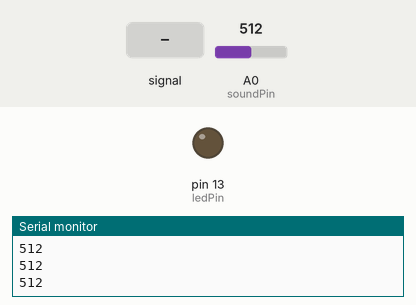
Simulated run of this sketch. Board: Arduino Uno, built with avr-gcc and run on an emulated ATmega328P. On the bench: output pins drawn as LEDs (lit = HIGH), the last lines printed to the serial monitor. The test bench sets the inputs (shaded band); at power-on: A0 (soundPin) = 512.

Above: at 1.2 s.
1.3 s: A0 (soundPin) fed a 200 Hz sine of ±255 counts around its level
At 4.2 s:
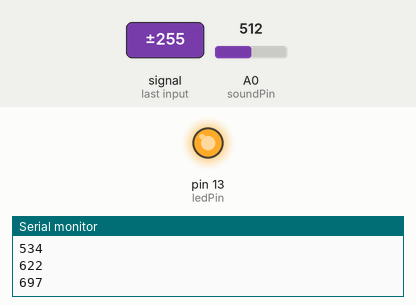
4.3 s: A0 (soundPin) set to 610
5.8 s: A0 (soundPin) set to 586
At 7.1 s:
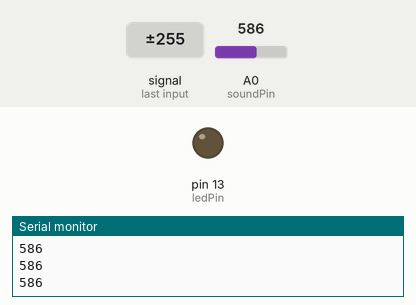
7.4 s: A0 (soundPin) set to 716
At 7.9 s:
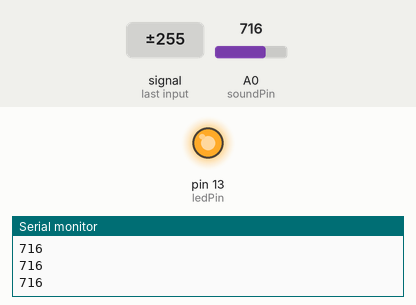
Timing chart, 0 to 9.9 s (numbered marks = the images above; inputs shaded):
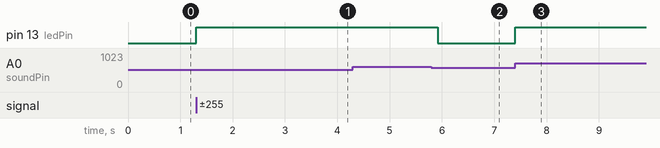

Measured:
- after the input at 1.3 s, pin 13 (ledPin): LOW → HIGH at once
- after the input at 5.8 s, pin 13 (ledPin): HIGH → LOW after 0.12 s
- after the input at 7.4 s, pin 13 (ledPin): LOW → HIGH at once

The sketch:

Sound_Sensor.ino
```cpp
/***************************************************
 * 湖南创乐博智能科技有限公司
name:Rotary Encoder
function:you can see the angular displacement of the rotary encoder printed on Serial Monitor.
When the rotary encoder rotates clockwise, the angular displacement increases; when it does counterclockwise, the value decreases.
Press the switch on the rotary encoder, the value will return to zero.
********************************************************/

const int ledPin = 13; //pin13 built-in led
const int soundPin = A0;  //sound sensor attach to A0

void setup()
{
  pinMode(ledPin,OUTPUT);//set ledPin as OUTPUT
  Serial.begin(9600); //initialize the serial communication as 9600 bps
}

void loop()
{
  int value = analogRead(soundPin); //read the value of sound sensor
  Serial.println(value);//print it
  if(value > 600)//if the vallue of sound sensor is greater than 600
  {
    digitalWrite(ledPin,HIGH); //turn on the led
    delay(200); //delay 200ms
  }
  else //elae
  {
    digitalWrite(ledPin,LOW); //turn off the led
  }
}
```
